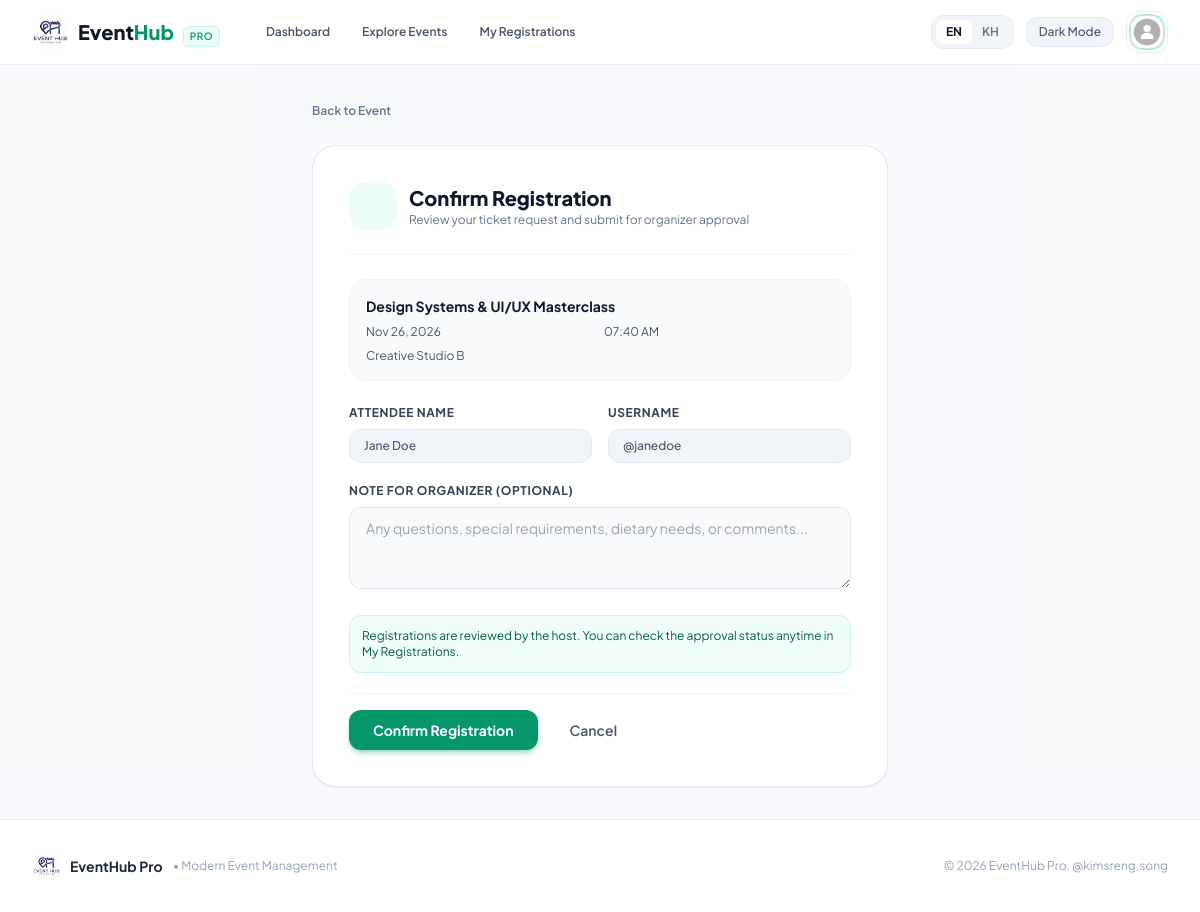
Page /?page=event/register&id=3 (signed in) on the committed database.
### tables this page shows
CREATE TABLE IF NOT EXISTS `tbl_users` (
  `id` INT AUTO_INCREMENT PRIMARY KEY,
  `name` VARCHAR(100) NOT NULL,
  `username` VARCHAR(50) NOT NULL UNIQUE,
  `passwd` VARCHAR(255) NOT NULL,
  `level` ENUM('admin', 'user') NOT NULL DEFAULT 'user',
  `photo` MEDIUMTEXT DEFAULT NULL,
  `created_at` TIMESTAMP DEFAULT CURRENT_TIMESTAMP
);

CREATE TABLE IF NOT EXISTS `tbl_events` (
  `id` INT AUTO_INCREMENT PRIMARY KEY,
  `title` VARCHAR(150) NOT NULL,
  `description` TEXT NOT NULL,
  `location` VARCHAR(150) NOT NULL,
  `event_date` DATETIME NOT NULL,
  `capacity` INT NOT NULL DEFAULT 50,
  `image` MEDIUMTEXT DEFAULT NULL,
  `created_at` TIMESTAMP DEFAULT CURRENT_TIMESTAMP
);

### pages/event/register.php (the view, shortened to what the rows shown need)
<?php
$id = isset($_GET['id']) ? (int)$_GET['id'] : 0;
$event = getEvent($id);
?>
<div class="max-w-xl mx-auto space-y-6">
    <div class="bg-white dark:bg-slate-800 rounded-3xl border border-slate-200/90 dark:border-slate-700/80 shadow-sm p-6 sm:p-9">
        <div class="flex items-center gap-3 pb-6 border-b border-slate-100 dark:border-slate-700/60 mb-6">
            <div>
                <h1 class="text-xl font-extrabold text-slate-900 dark:text-white"><?= __('confirm_booking') ?></h1>
            </div>
        </div>
        <div class="p-4 bg-slate-50 dark:bg-slate-700/40 rounded-2xl border border-slate-100 dark:border-slate-700/60 mb-6 space-y-2">
            <h2 class="font-bold text-slate-900 dark:text-white text-sm"><?= htmlspecialchars($event->title) ?></h2>
            <div class="grid grid-cols-2 gap-2 text-xs text-slate-600 dark:text-slate-300">
                <div class="flex items-center gap-1.5">
                    <span><?= date('M d, Y', strtotime($event->event_date)) ?></span>
                </div>
                <div class="flex items-center gap-1.5">
                    <span><?= date('h:i A', strtotime($event->event_date)) ?></span>
                </div>
                <div class="flex items-center gap-1.5 col-span-2">
                    <span class="truncate"><?= htmlspecialchars($event->location) ?></span>
                </div>
            </div>
        </div>
        <form method="post" action="./?page=event/register&id=<?= $event->id ?>" class="space-y-5">
            <div class="grid grid-cols-2 gap-4">
                <div>
                    <label class="block text-xs font-bold text-slate-700 dark:text-slate-300 uppercase tracking-wider mb-2"><?= __('attendee_name') ?></label>
                    <input type="text" value="<?= htmlspecialchars($user->name) ?>" readonly
                           class="w-full px-3.5 py-2 text-xs bg-slate-100 dark:bg-slate-700/60 border border-slate-200 dark:border-slate-600 rounded-xl text-slate-600 dark:text-slate-300 font-medium">
                </div>
                <div>
                    <label class="block text-xs font-bold text-slate-700 dark:text-slate-300 uppercase tracking-wider mb-2"><?= __('username') ?></label>
                    <input type="text" value="@<?= htmlspecialchars($user->username) ?>" readonly
                           class="w-full px-3.5 py-2 text-xs bg-slate-100 dark:bg-slate-700/60 border border-slate-200 dark:border-slate-600 rounded-xl text-slate-600 dark:text-slate-300 font-medium">
                </div>
            </div>
        </form>
    </div>
</div>

### includes/navbar.inc.php (shortened to what the rows shown need)
<?php
$currentLang = getLang();
?>
<?php if ($isAdmin): ?>
    <header class="sticky top-0 z-30 bg-white/95 dark:bg-slate-900/95 backdrop-blur-md border-b border-slate-200/90 dark:border-slate-800 shadow-xs h-16 flex items-center justify-between px-4 sm:px-6 lg:px-8 transition-colors duration-200">
        <div class="flex items-center gap-2.5">
            <button id="openAdminSidebar"
                    type="button"
                    class="p-2 rounded-xl text-slate-600 dark:text-slate-300 hover:text-slate-900 dark:hover:text-white hover:bg-slate-100 dark:hover:bg-slate-800 lg:hidden transition"
                    title="Open sidebar">
                <?= getIcon('menu', 'w-5 h-5') ?>
            </button>
            <a href="./?page=dashboard" class="flex lg:hidden items-center gap-2" title="EventHub Pro">
                <img src="./assets/images/Event_mgt_logo.jpg" alt="EventHub Pro" class="w-8 h-8 rounded-xl object-cover">
            </a>
            <button id="toggleAdminSidebarDesktop"
                    type="button"
                    class="hidden lg:flex p-2 rounded-xl text-slate-600 dark:text-slate-300 hover:text-slate-900 dark:hover:text-white hover:bg-slate-100 dark:hover:bg-slate-800 border border-slate-200/80 dark:border-slate-700 transition"
                    title="Toggle sidebar">
                <?= getIcon('sidebar', 'w-4 h-4 text-current') ?>
            </button>
            <a href="./?page=events" class="hidden sm:flex items-center gap-2 text-xs text-slate-500 hover:text-slate-800 dark:text-slate-400 dark:hover:text-slate-200 bg-slate-100 dark:bg-slate-800 px-3 py-1.5 rounded-xl border border-slate-200/80 dark:border-slate-700 transition">
                <?= getIcon('search', 'w-3.5 h-3.5 text-current') ?>
                <span><?= __('search_placeholder') ?></span>
            </a>
        </div>
        <div class="flex items-center gap-3">
            <div class="flex items-center bg-slate-100 dark:bg-slate-800 p-1 rounded-xl border border-slate-200/80 dark:border-slate-700 text-xs font-semibold">
                <a href="?<?= http_build_query(array_merge($_GET, ['lang' => 'en'])) ?>"
                   class="px-2.5 py-1 rounded-lg transition <?= $currentLang === 'en' ? 'bg-white dark:bg-slate-700 text-slate-900 dark:text-white shadow-xs font-bold' : 'text-slate-500 dark:text-slate-400 hover:text-slate-900 dark:hover:text-white' ?>"
                   title="English">
                    EN
                </a>
                <a href="?<?= http_build_query(array_merge($_GET, ['lang' => 'kh'])) ?>"
                   class="px-2.5 py-1 rounded-lg transition <?= $currentLang === 'kh' ? 'bg-white dark:bg-slate-700 text-slate-900 dark:text-white shadow-xs font-bold' : 'text-slate-500 dark:text-slate-400 hover:text-slate-900 dark:hover:text-white' ?>"
                   title="ភាសាខ្មែរ">
                    KH
                </a>
            </div>
            <button type="button"
                    id="themeToggleBtnAdmin"
                    class="flex items-center gap-2 px-3 py-1.5 rounded-xl text-xs font-semibold text-slate-600 dark:text-slate-300 hover:text-slate-900 dark:hover:text-white bg-slate-100 dark:bg-slate-800 hover:bg-slate-200/70 dark:hover:bg-slate-700 border border-slate-200/80 dark:border-slate-700 transition"
                    title="<?= __('dark_mode') ?>">
                <span class="dark:hidden flex items-center gap-1.5 text-current">
                    <?= getIcon('moon', 'w-4 h-4 text-current') ?>
                    <span class="hidden sm:inline font-medium text-current"><?= __('dark_mode') ?></span>
                </span>
                <span class="hidden dark:flex items-center gap-1.5 text-current">
                    <?= getIcon('sun', 'w-4 h-4 text-current') ?>
                    <span class="hidden sm:inline font-medium text-current"><?= __('light_mode') ?></span>
                </span>
            </button>
            <a href="./?page=profile" class="flex items-center gap-2 p-1 rounded-xl hover:bg-slate-100 dark:hover:bg-slate-800 transition">
                <img class="w-8 h-8 rounded-xl object-cover ring-2 ring-emerald-500/40"
                     src="<?= htmlspecialchars($user->photo ?: './assets/images/Profile_PNG.png') ?>"
                     alt="<?= htmlspecialchars($user->name) ?>"
                     onerror="this.src='./assets/images/Profile_PNG.png'">
            </a>
        </div>
    </header>
<?php else: ?>
    <nav class="sticky top-0 z-40 bg-white/95 dark:bg-slate-900/95 backdrop-blur-md border-b border-slate-200/80 dark:border-slate-800 shadow-xs transition-colors duration-200">
        <div class="max-w-7xl mx-auto px-4 sm:px-6 lg:px-8">
            <div class="flex items-center justify-between h-16">
                <div class="hidden md:flex items-center gap-3">
                    <?php if (empty($user)): ?>
                        <a href="./?page=login"
                           class="inline-flex items-center gap-2 px-4 py-2 rounded-xl text-xs font-semibold text-slate-700 dark:text-slate-200 hover:text-emerald-600 hover:bg-slate-100 dark:hover:bg-slate-800 transition">
                            <?= getIcon('login', 'w-4 h-4') ?>
                            <span><?= __('nav_login') ?></span>
                        </a>
                        <a href="./?page=register"
                           class="inline-flex items-center gap-2 px-4 py-2 rounded-xl text-xs font-semibold text-white bg-gradient-to-r from-emerald-600 to-teal-600 hover:from-emerald-700 hover:to-teal-700 shadow-sm shadow-emerald-500/25 transition">
                            <?= getIcon('user-plus', 'w-4 h-4') ?>
                            <span><?= __('nav_register') ?></span>
                        </a>
                    <?php else: ?>
                        <div class="relative" id="userMenuWrapper">
                            <button type="button"
                                    id="userMenuButton"
                                    class="flex items-center p-1 rounded-xl hover:bg-slate-100 dark:hover:bg-slate-800 transition border border-slate-200/80 dark:border-slate-700 focus:outline-hidden"
                                    title="<?= htmlspecialchars($user->name) ?>">
                                <img class="w-8 h-8 rounded-xl object-cover ring-2 ring-emerald-500/30"
                                     src="<?= htmlspecialchars($user->photo ?: './assets/images/Profile_PNG.png') ?>"
                                     alt="<?= htmlspecialchars($user->name) ?>"
                                     onerror="this.src='./assets/images/Profile_PNG.png'">
                            </button>
                        </div>
                    <?php endif; ?>
                </div>
            </div>
        </div>
    </nav>
<?php endif; ?>

### rows in the picture
tbl_users: photo (picture), name "Jane Doe", username "@janedoe"
tbl_events: title "Design Systems & UI/UX Masterclass", event_date "Nov 26, 2026", event_date "07:40 AM", location "Creative Studio B"

### other values in the picture
__('nav_dashboard') "Dashboard"
__('nav_explore') "Explore Events"
__('nav_my_bookings') "My Registrations"
__('dark_mode') "Dark Mode"
__('back_to_event') "Back to Event"
__('confirm_booking') "Confirm Registration"
__('review_ticket_request') "Review your ticket request and submit for organizer approval"
__('attendee_name') "ATTENDEE NAME"
__('username') "USERNAME"
__('note_optional') "NOTE FOR ORGANIZER (OPTIONAL)"
__('reg_reviewed_notice') "Registrations are reviewed by the host. You can check the approval status anytime in My Registrations."
__('cancel') "Cancel"
__('app_name') "EventHub Pro"
__('app_tagline') "Modern Event Management"
